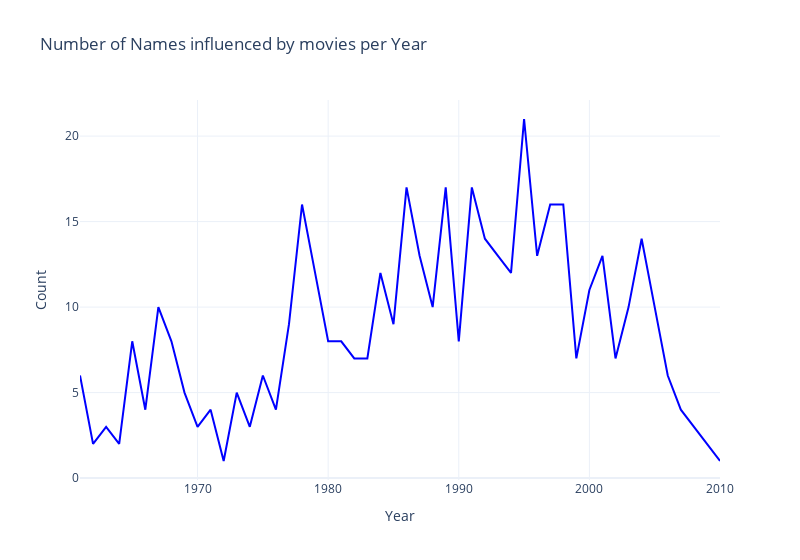

Here is the notebook cell this chart was saved with:
### Code cell
import plotly.express as px
import plotly.graph_objects as go
names_per_year = influenced_prophet.groupby("Year").size().reset_index(name="Count")

# Create the figure
fig = go.Figure()

    # Add line for baby name count over time
fig.add_trace(
    go.Scatter(
        x=names_per_year['Year'], 
        y=names_per_year['Count'], 
        mode='lines',
        name='Baby Name Count',
        line=dict(color='blue')
    )
)

fig.update_layout(
        title="Number of Names influenced by movies per Year",
        xaxis_title='Year',
        yaxis_title='Count',
        legend_title="Legend",
        template="plotly_white",
        width=800
        )   

fig.show()
fig.write_html("docs/_includes/influenced_names_per_year.html")

### Figure 1 — Plotly figure (JSON) as saved in the notebook; plotly's stock layout.template omitted (floating-point values rounded to 4 significant figures)
{"data": [{"line": {"color": "blue"}, "mode": "lines", "name": "Baby Name Count", "type": "scatter", "x": [1961, 1962, 1963, 1964, 1965, 1966, 1967, 1968, 1969, 1970, 1971, 1972, 1973, 1974, 1975, 1976, 1977, 1978, 1979, 1980, 1981, 1982, 1983, 1984, 1985, 1986, 1987, 1988, 1989, 1990, 1991, 1992, 1993, 1994, 1995, 1996, 1997, 1998, 1999, 2000, 2001, 2002, 2003, 2004, 2005, 2006, 2007, 2010], "y": [6, 2, 3, 2, 8, 4, 10, 8, 5, 3, 4, 1, 5, 3, 6, 4, 9, 16, 12, 8, 8, 7, 7, 12, 9, 17, 13, 10, 17, 8, 17, 14, 13, 12, 21, 13, 16, 16, 7, 11, 13, 7, 10, 14, 10, 6, 4, 1]}], "layout": {"legend": {"title": {"text": "Legend"}}, "title": {"text": "Number of Names influenced by movies per Year"}, "width": 800, "xaxis": {"title": {"text": "Year"}}, "yaxis": {"title": {"text": "Count"}}}}
